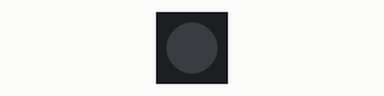
Recording of a sketch running on a simulated ATtiny85, built with avr-gcc and run on an emulated ATtiny85. Parts: 1 RGB LEDs in strip order, left to right.

Above: at 0.3 s.
Timing chart, 0 to 1.8 s (numbered marks = the images above):
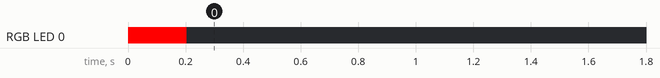

The sketch:

strandtest.ino
```cpp
// Simple strand test for Adafruit Dot Star RGB LED strip.
// This is a basic diagnostic tool, NOT a graphics demo...helps confirm
// correct wiring and tests each pixel's ability to display red, green
// and blue and to forward data down the line.  By limiting the number
// and color of LEDs, it's reasonably safe to power a couple meters off
// the Arduino's 5V pin.  DON'T try that with other code!

#include <Adafruit_DotStar.h>
// Because conditional #includes don't work w/Arduino sketches...
#include <SPI.h>         // COMMENT OUT THIS LINE FOR GEMMA OR TRINKET
//#include <avr/power.h> // ENABLE THIS LINE FOR GEMMA OR TRINKET

#define NUMPIXELS 1 // Number of LEDs in strip

// Here's how to control the LEDs from any two pins:
#define DATAPIN    4
#define CLOCKPIN   5
Adafruit_DotStar strip = Adafruit_DotStar(
  NUMPIXELS, DATAPIN, CLOCKPIN, DOTSTAR_BRG);
// The last parameter is optional -- this is the color data order of the
// DotStar strip, which has changed over time in different production runs.
// Your code just uses R,G,B colors, the library then reassigns as needed.
// Default is DOTSTAR_BRG, so change this if you have an earlier strip.

// Hardware SPI is a little faster, but must be wired to specific pins
// (Arduino Uno = pin 11 for data, 13 for clock, other boards are different).
//Adafruit_DotStar strip = Adafruit_DotStar(NUMPIXELS, DOTSTAR_BRG);

void setup() {

#if defined(__AVR_ATtiny85__) && (F_CPU == 16000000L)
  clock_prescale_set(clock_div_1); // Enable 16 MHz on Trinket
#endif

  strip.begin(); // Initialize pins for output
  strip.show();  // Turn all LEDs off ASAP
}

// Runs 10 LEDs at a time along strip, cycling through red, green and blue.
// This requires about 200 mA for all the 'on' pixels + 1 mA per 'off' pixel.

int      head  = 0, tail = -10; // Index of first 'on' and 'off' pixels
uint32_t color = 0xFF0000;      // 'On' color (starts red)

void loop() {

  strip.setPixelColor(head, color); // 'On' pixel at head
  strip.setPixelColor(tail, 0);     // 'Off' pixel at tail
  strip.show();                     // Refresh strip
  delay(20);                        // Pause 20 milliseconds (~50 FPS)

  if(++head >= NUMPIXELS) {         // Increment head index.  Off end of strip?
    head = 0;                       //  Yes, reset head index to start
    if((color >>= 8) == 0)          //  Next color (R->G->B) ... past blue now?
      color = 0xFF0000;             //   Yes, reset to red
  }
  if(++tail >= NUMPIXELS) tail = 0; // Increment, reset tail index
}
```

Measured:
- by itself, RGB LED 0: off → RGB(255, 0, 0) at 0.00 s, → off 0.20 s later
